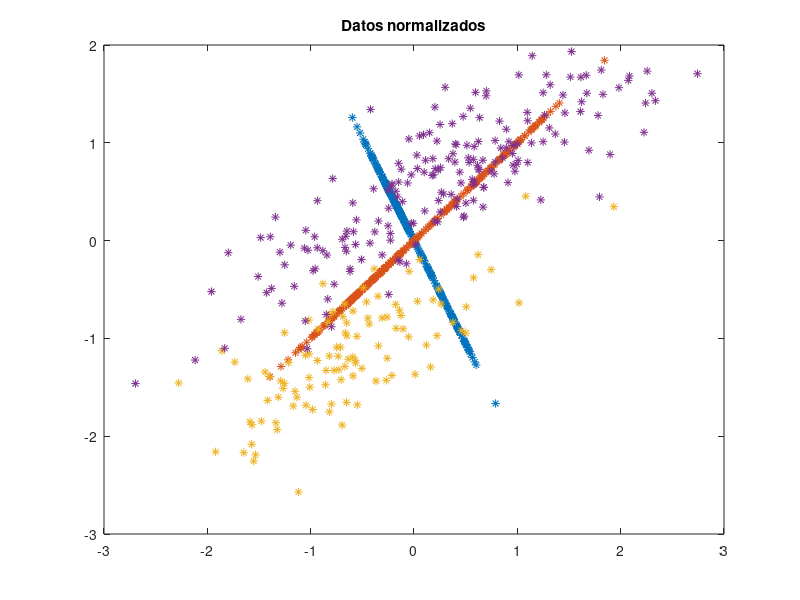
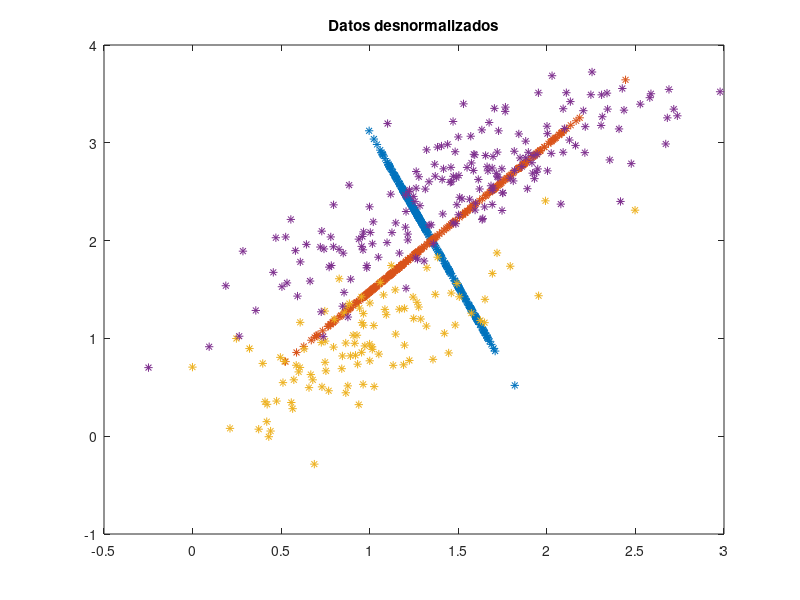

Recreate these plots in MATLAB, in order.
%% Inteligencia Artificial Aplicada - Javier Díaz Mena - 12100
% Linear Discriminant Analysis (Fisher)

clc
clear
close all;
load('data_D2_C2.mat')

%Identificación indices por clases
pclase1 = find(p.clase==1);
pclase2 = find(p.clase==2);
tclase1 = find(t.clase==1);
tclase2 = find(t.clase==2);

% Ploteo datos iniciales
% figure;
% plot(p.valor(1,pclase1),p.valor(2,pclase1),'*'); hold all;
% plot(p.valor(1,pclase2),p.valor(2,pclase2),'*');
% title("Datos p iniciales");
% 
% figure;
% plot(t.valor(1,1:100),t.valor(2,1:100),'*'); hold all;
% plot(t.valor(1,101:300),t.valor(2,101:300),'*');
% title("Datos t iniciales");

%% Normalizacion de los datos

[~,N]=size(p.valor); 
[D,Nt]=size(t.valor);

meanp = mean(p.valor')';
stdp = std(p.valor')';

for i=1:N
    pn(:,i)=(p.valor(:,i)-meanp)./stdp; 
end
for i=1:Nt
    %Utilizamos meanp y stdp sobre t, ya que no tenemos info 
    % sobre t(teoricamente) asumimos que la media de t es parecida a la de p
    tn(:,i)=(t.valor(:,i)-meanp)./stdp; 
end

% Ploteo datos normalizados
% figure;
% plot(pn(1,pclase1),pn(2,pclase1),'*'); hold all;
% plot(pn(1,pclase2),pn(2,pclase2),'*');
% 
% figure;
% plot(tn(1,tclase1),tn(2,tclase1),'*'); hold all;
% plot(tn(1,tclase2),tn(2,tclase2),'*');

%% Medias globales normalizados (puntos centrales para p y t)
mp = mean(pn')';%media global p
mt = mean(tn')';%media global t

%Longitud de cada clase
nc1p = length(pclase1);
nc2p = length(pclase2);
nc1t = length(tclase1); 
nc2t = length(tclase2);

%Para los datos normalizados, separamos los datos en clases
%Vectores para p de clase 1 y clase 2
v_valor_cp1 = pn(:,pclase1);        
v_valor_cp2 = pn(:,pclase2);
%Vectores para t de clase 1 y clase 2
v_valor_ct1 = tn(:,tclase1);
v_valor_ct2 = tn(:,tclase2);

%Matrices dispersion dentro de las clases
Sc1p = cov(v_valor_cp1',1)*nc1p;
Sc2p = cov(v_valor_cp2',1)*nc2p;
Sc1t = cov(v_valor_ct1',1)*nc1t;
Sc2t = cov(v_valor_ct2',1)*nc2t;

Swt = Sc1t + Sc2t;
Swp = Sc1p + Sc2p;           

%Medias de cada clase
mc1p = mean(v_valor_cp1')';
mc2p = mean(v_valor_cp2')';
mc1t = mean(v_valor_ct1')';
mc2t = mean(v_valor_ct2')';

% Varianzas de cada clase
vc1p = var(v_valor_cp1')';
vc2p = var(v_valor_cp2')';
vc1t = var(v_valor_ct1')';
vc2t = var(v_valor_ct2')';

%Matrices de dispersion entre clases
SB1p = nc1p*(mc1p-mp)*(mc1p-mp)';
SB2p = nc2p*(mc2p-mp)*(mc2p-mp)';
SBp = SB1p + SB2p;  

SB1t = nc1t*(mc1t-mt)*(mc1t-mt)';
SB2t = nc2t*(mc2t-mt)*(mc2t-mt)';
SBt = SB1t + SB2t;

% LDA                                     

%% Multidimensional Fisher

[Wmulti, Diag] = eig ( inv(Swp)*SBp )

%Multidimensional
% [transMatc,Diag] = eig(cov(pn'));
% [Wmulti,Diag] = eig (cov(inv(Swp).*SBp)); %Autovectores y dirección en la que se dispersan los datos (Autovalores)    Construcción de W
% [Wmulti,Diag]=eig(inv(Swp)*SBp);
% J = trace(inv(Wmulti.'.*Swp.*Wmulti).*Wmulti.'.*SBp.*Wmulti)
% Jprueba2 = trace(inv(Swp).*SBp)

% Autovectores
w1= Wmulti(:,1);
w2=Wmulti(:,2);

% Proyectamos los datos
% Direccion de mayor separabilidad
tn_proj2 = w2'*tn; % 1D
tnrecons2 = w2*tn_proj2; % 2D reconstruido

% Ploteo todo junto normalizado
figure;
plot(tnrecons2(1,:), tnrecons2(2,:), '*'); hold on; % Datos proyectados 1a direccion de mayor separabilidad (del autovalor mayor)
plot(tn_proj2, tn_proj2, '*');
plot(tn(1,tclase1),tn(2,tclase1),'*'); % Datos separados por clases
plot(tn(1,tclase2),tn(2,tclase2),'*');
title('Datos normalizados');
hold off;

% Desnormalización de los datos proyectados
for i=1:Nt
    tnrecons_des(:,i)=(tnrecons2(:,i).*stdp) + meanp;
    tn_proj_des = (tn_proj2.*stdp) + meanp;
end

figure;
plot(tnrecons_des(1,:),tnrecons_des(2,:),'*'); hold on;
plot(tn_proj_des(1,:), tn_proj_des(2,:), '*');
plot(t.valor(1,tclase1),t.valor(2,tclase1),'*');
plot(t.valor(1,tclase2),t.valor(2,tclase2),'*');
title('Datos desnormalizados');
hold off;

% Error MSE
errorDatosNorm = D*immse(tnrecons2, tn)
errorDatosSinNorm = D*immse(tnrecons_des, t.valor)



